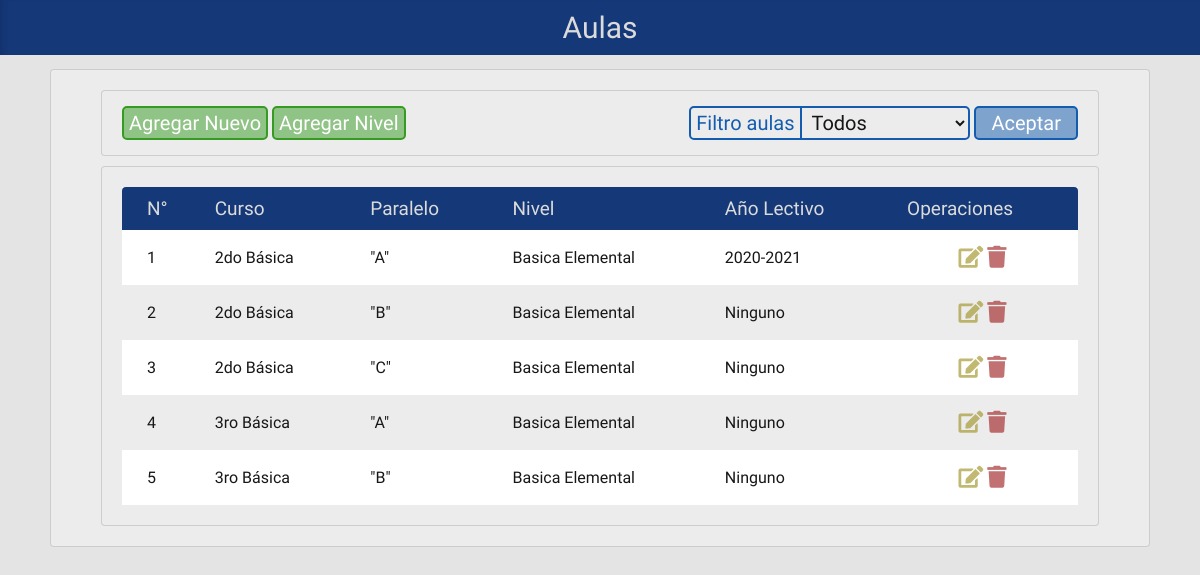
/php/editar_aulas.php, run on an earlier commit of the app's database.
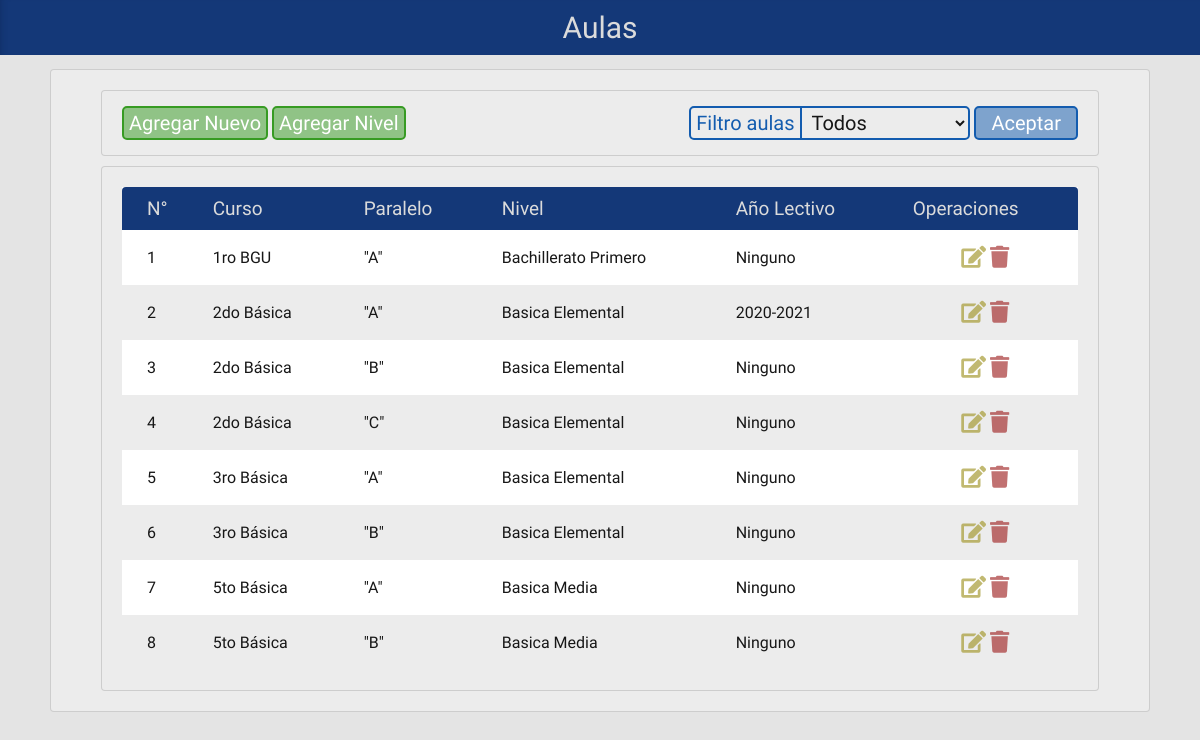
And on a later commit of the database.
### tables this page shows
CREATE TABLE `paralelo` (
  `AUL_CODIGO` int(2) NOT NULL,
  `HOR_CODIGO` int(2) DEFAULT NULL,
  `AUL_NOMBRE` varchar(30) NOT NULL,
  `AUL_CURSO` varchar(20) NOT NULL,
  `NIV_CODIGO` int(2) DEFAULT NULL,
  `AUL_ESTADO` int(1) NOT NULL DEFAULT '1'
);

CREATE TABLE `nivel` (
  `NIV_CODIGO` int(2) NOT NULL,
  `NIV_NOMBRE` varchar(20) NOT NULL,
  `NIV_SUBNIVEL` varchar(20) NOT NULL,
  `NIV_ESTADO` int(1) NOT NULL DEFAULT '1'
);

CREATE TABLE `horarios` (
  `HOR_CODIGO` int(2) NOT NULL,
  `SUP_CODIGO` int(2) NOT NULL,
  `HOR_ALECTIVO` varchar(9) NOT NULL,
  `HOR_ESTADO` int(1) NOT NULL DEFAULT '1'
);

### php/editar_aulas.php (the view, shortened to what this page needs)
<!doctype html>
<html>
<head>
	<link href="../css/estiloMostrar.css" rel="stylesheet" type="text/css">
	<link rel="stylesheet" href="https://use.fontawesome.com/releases/v5.8.1/css/all.css">
</head>
<body>
<div class="contenedor">
	<div class="cabeza">Aulas</div>
	<?php
	$conn = new mysqli( "localhost", "admin", "admin", "horarios" );
	$result = mysqli_query( $conn, "Select * From paralelo p, horarios h, nivel n where (p.HOR_CODIGO=h.HOR_CODIGO or p.hor_codigo is null) and p.NIV_CODIGO=n.NIV_CODIGO order by p.aul_curso" );
	$activos = mysqli_query( $conn, "Select * From paralelo p, horarios h, nivel n where (p.HOR_CODIGO=h.HOR_CODIGO or p.hor_codigo is null) and p.NIV_CODIGO=n.NIV_CODIGO and p.AUL_ESTADO=1 order by p.aul_curso" );
	$desactivos = mysqli_query( $conn, "Select * From paralelo p, horarios h, nivel n where (p.HOR_CODIGO=h.HOR_CODIGO or p.hor_codigo is null) and p.NIV_CODIGO=n.NIV_CODIGO and p.AUL_ESTADO=0 order by p.aul_curso" );
	?>
	<div class="cuerpo">
	<div class="opciones">
		<div class="bloque margen-top">
			<a href="#" id="idcrear" ><button type="button">Agregar Nuevo</button></a>
			<a href="#" id="idcrear" ><button type="button">Agregar Nivel</button></a>
		</div>
		<div class="bloque"><form id="form1" name="form1" method="post" action="#">
			<label class="filtro" for="select">Filtro aulas</label>
			<select name="estado" class="filtro">
				<option value="Todos" selected>Todos</option>
			</select>
			<input type="submit" value="Aceptar">
		</form></div>
	</div>
	<div class="cont-tabla">
	<table>
		<thead>
			<tr>
				<th>N°</th>
				<th>Curso</th>
				<th>Paralelo</th>
				<th>Nivel</th>
				<th>Año Lectivo</th>
				<th>Operaciones</th>
			</tr>
		</thead>
		<tbody>
			<?php
			$estado = $_POST[ 'estado' ];
			if ( $estado == 'Todos' ||  $estado == '') {
				$cont = 1;
				while ( $row = mysqli_fetch_array( $result ) ) {
					echo '<tr><td>' .$cont. '</td>';
					echo '<td>' . $row[ "AUL_CURSO" ] . '</td>';
					echo '<td>"' . $row[ "AUL_NOMBRE" ] . '"</td>';
					if($row['NIV_ESTADO']=='1'){$niv = ucfirst(mb_strtolower($row[ "NIV_NOMBRE" ], 'UTF-8')). ' ' .ucfirst(mb_strtolower($row[ "NIV_SUBNIVEL" ], 'UTF-8'));}
					else {$niv = "Ninguno";}
					echo '<td>' .$niv. '</td>';
					if(is_null($row[1])){$hor = "Ninguno";}
					else {$hor = $row['HOR_ALECTIVO'];}
					echo '<td>' .$hor. '</td>';
					if($row['AUL_ESTADO']=='1'){$estado = 'title="Eliminar" class="tabla-registro-elim btn-eliminar-a"><i class="fas fa-trash"></i>'; $est = "Activo";}
					else {$estado = 'title="Activar" class="btn-eliminar-i"><i class="fas fa-trash-restore"></i>'; $est = "Inactivo";}
					echo '<td> <a href="editar_aulas_recibe.php?u='.$row[ "AUL_CODIGO" ].'" title="Editar" class="btn-editar"><i class="fas fa-edit"></i></a>
							   <a href="eliminar_aulas.php?u='.$row[ "AUL_CODIGO" ].'" '.$estado.'</a></td></tr>';
					$cont++;
				}
			} else if ( $estado == 'Activos' ) {
				$cont = 1;
				while ( $row = mysqli_fetch_array( $activos ) ) {
					echo '<tr><td>' .$cont. '</td>';
					echo '<td>' . $row[ "AUL_CURSO" ] . '</td>';
					echo '<td>"' . $row[ "AUL_NOMBRE" ] . '"</td>';
					if($row['NIV_ESTADO']=='1'){$niv = ucfirst(mb_strtolower($row[ "NIV_NOMBRE" ], 'UTF-8')). ' ' .ucfirst(mb_strtolower($row[ "NIV_SUBNIVEL" ], 'UTF-8'));}
					else {$niv = "Ninguno";}
					echo '<td>' .$niv. '</td>';
					if(is_null($row[1])){$hor = "Ninguno";}
					else {$hor = $row['HOR_ALECTIVO'];}
					echo '<td>' .$hor. '</td>';
					echo '<td> <a href="editar_aulas_recibe.php?u='.$row[ "AUL_CODIGO" ].'" title="Editar" class="btn-editar"><i class="fas fa-edit"></i></a>
							   <a href="eliminar_aulas.php?u='.$row[ "AUL_CODIGO" ].'" title="Eliminar" class="tabla-registro-elim  btn-eliminar-a"><i class="fas fa-trash"></i></a></td></tr>';
					$cont++;
				}
				mysqli_free_result( $activos );
			} else if ( $estado == 'Desactivados' ) {
				$cont = 1;
				while ( $row = mysqli_fetch_array( $desactivos ) ) {
					echo '<tr><td>' .$cont. '</td>';
					echo '<td>' . $row[ "AUL_CURSO" ] . '</td>';
					echo '<td>"' . $row[ "AUL_NOMBRE" ] . '"</td>';
					if($row['NIV_ESTADO']=='1'){$niv = ucfirst(mb_strtolower($row[ "NIV_NOMBRE" ], 'UTF-8')). ' ' .ucfirst(mb_strtolower($row[ "NIV_SUBNIVEL" ], 'UTF-8'));}
					else {$niv = "Ninguno";}
					echo '<td>' .$niv. '</td>';
					if(is_null($row[1])){$hor = "Ninguno";}
					else {$hor = $row['HOR_ALECTIVO'];}
					echo '<td>' .$hor. '</td>';
					echo '<td> <a href="editar_aulas_recibe.php?u='.$row[ "AUL_CODIGO" ].'" title="Editar" class="btn-editar"><i class="fas fa-edit"></i></a>
							   <a href="eliminar_aulas.php?u='.$row[ "AUL_CODIGO" ].'" title="Activar"  class="btn-eliminar-i"><i class="fas fa-trash-restore"></i></a></td></tr>';
					$cont++;
				}
				mysqli_free_result( $desactivos );
			}
			?>
		</tbody>
	</table>
	</div>
	</div>
</div>
</body>
</html>

### css/estiloMostrar.css (style rules this page uses)
:root { --base: rgba(20,56,120,1.00); --base2: rgba(19,92,175,1.00); --base2-semitransp: rgba(19,92,175,0.50); --sec: rgba(204,180,11,1.00); --activo: rgba(27,78,168,1.00); --selec: rgba(21,60,129,1.00); --texto: rgba(219,219,219,1.00); --azul-claro: rgba(19,92,175,1.00); --azul: rgba(24,63,155,1.00); --confirm: rgba(192,91,39,1.00); --elimin: rgba(163,33,35,1.00); --confirm2: rgba(108,39,184,1.00); --confirm-osc: rgba(160,75,32,1.00); --fondo: rgba(228,228,228,1.00); --fondo2: rgba(236,236,236,1.00); }
* { margin: 0; padding: 0; font-family: 'Hind Siliguri', sans-serif; }
body { background-color: var(--fondo); }
.contenedor { display: flex; flex-direction: column; flex-wrap: wrap; justify-content: flex-start; align-items: normal; align-content: stretch; max-width: 100%; }
.cabeza { display: block; text-align: center; background-color: var(--base); color: var(--texto); font-size: 30px; font-weight: 400; padding: 10px 0; width: 100%; box-shadow: inset 6px 0px 9px -8px rgba(10,31,68,0.70); }
.cuerpo { display: flex; flex-direction: column; flex-wrap: wrap; justify-content: flex-start; align-items: normal; align-content: stretch; max-width: 100%; margin: 14px 50px; padding: 10px 40px; border: 1px solid rgba(159,159,159,0.40); border-radius: 4px; background-color: var(--fondo2); }
.cont-tabla { display: block; float: left; max-width: 100%; height: 100%; padding: 20px 20px; margin: 5px 10px 10px; border: 1px solid rgba(159,159,159,0.40); border-radius: 4px; background-color: var(--fondo2); }
.cuerpo > .opciones { display: flex; justify-content: space-between; max-width: 100%; padding: 10px 20px; margin: 10px 10px 5px; border: 1px solid rgba(159,159,159,0.40); border-radius: 4px; background-color: var(--fondo2); }
.opciones { display: flex; justify-content: flex-end; max-width: 100%; padding: 10px 20px; margin: 10px 10px 5px; border: 1px solid rgba(159,159,159,0.40); border-radius: 4px; background-color: var(--fondo2); }
.bloque { display: inline-block; }
.margen-top { margin: 5px 0 0 0; }
.filtro { margin-bottom:20px; }
table { background-color: white; text-align: left; border-collapse: collapse; width: 100%; }
th { font-size: 19px; font-weight: 400; padding: 10px 20px; }
th:first-child { border-radius: 4px 0 0 0; padding: 10px 10px 10px 25px; }
th:last-child { border-radius: 0 4px 0 0; }
td { padding: 15px 20px; font-size: 16px; font-weight: 500; color: rgba(23,23,23,1.00); }
td:first-child { padding: 10px 10px 10px 25px; }
td:last-child { text-align: center; }
thead { background-color: var(--base); color: var(--texto); }
tr:nth-child(even) { background-color: var(--fondo2); }
.btn-editar { font-size: 22px; text-decoration: none; color: rgba(162,150,43,0.67); }
.btn-eliminar-a { font-size: 22px; text-decoration: none; color: rgba(162,43,43,0.67); }
select.filtro { background: none; color: #161616; border: none; border: solid 2px var(--base2); border-radius: 0 5px 5px 0; margin: 5px 0; padding: 2px 5px; width: 170px; font-size: 20px; transition: all 0.3s; outline: none; }
input::placeholder { background: none; color:rgba(42,42,42,0.44); font-size: 20px; }
label.filtro { font-size: 20px; color: var(--base2); border: none; border: solid 2px var(--base2); padding: 3px 5px; border-radius: 5px 0 0 5px; margin-right: -5px; }
select { background: none; color: #161616; border: none; border: solid 2px var(--base2); border-radius: 5px; margin: 5px 0 15px 0; padding: 2px 5px; width: 98.5%; font-size: 20px; transition: all 0.3s; }
label { font-size: 20px; color: var(--base2); }
[type=button], [type=submit], [type=reset] { background-color: var(--base2-semitransp); border-radius: 5px; border: 2px var(--base2) solid; color: white; padding: 3px 5px; cursor: pointer; transition: all 0.1s; font-size: 20px; text-decoration: none; }
[type=submit], #idcancelar > [type=button] { padding: 3px 15px; }
#idcrear [type=button] { background-color: rgba(55,155,35,0.50); color: white; border: 2px rgba(55,155,35,1.0) solid; }

What changed in the data, as far as the page shows it:
added paralelo: AUL_CURSO "1ro BGU", AUL_NOMBRE "A", NIV_CODIGO.NIV_SUBNIVEL "Bachillerato Primero", HOR_CODIGO "Ninguno", AUL_ESTADO 1 (drawn)
added paralelo: AUL_CURSO "5to Básica", AUL_NOMBRE "A", NIV_CODIGO.NIV_SUBNIVEL "Basica Media", HOR_CODIGO "Ninguno", AUL_ESTADO 1 (drawn)
added paralelo: AUL_CURSO "5to Básica", AUL_NOMBRE "B", NIV_CODIGO.NIV_SUBNIVEL "Basica Media", HOR_CODIGO "Ninguno", AUL_ESTADO 1 (drawn)
